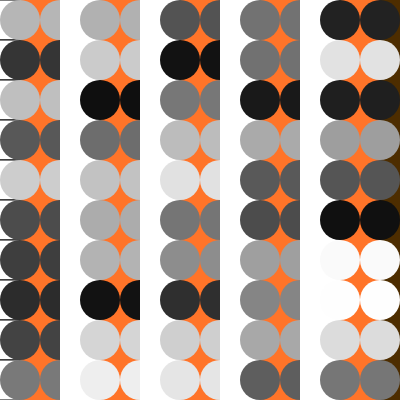
Frame 1 (no input)
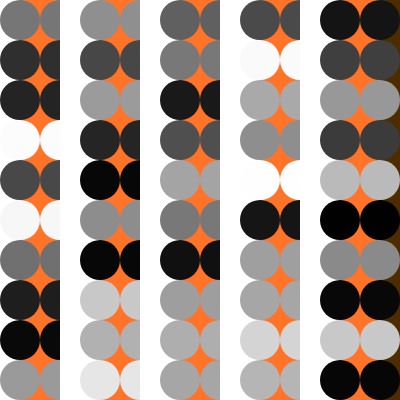
Frame 2 (the mouse pressed at the canvas centre, redrawn once)

The p5.js sketch that drew these frames (run headless with seeded random() and noise() and a simulated clock; the mouse was pressed at the canvas centre and the sketch redrawn once):

// p5.js sketch
// ── sketch.js
// DM2008 — Activity 3b
// One Function Wonder (20 min)
//
// Write a function that draws a shape or group of shapes.
// It should take at least one parameter — try x, y, size, or color.
// Call it several times with different values to create variation.
//
// Ideas: a simple face, a flower, a house, an icon.
// Example: myShape(100, 200, 50); myShape(300, 200, 80);
//
// Stretch: call your function inside a for loop to create a repeating pattern.

function setup() {
  createCanvas(400, 400);
  rectMode(CENTER);
  noLoop();
}

function draw() {
  background("#4d2d00");

  for (let i = 0; i < 10; i++) {
    for (let j = 0; j < 10; j++) {
      if (i % 2 == 0) {
        fill(255);
        rect(i * 40, j * 40 + 20, 40);
      } else {
        shape1(i * 40, j * 40 + 20, 40);
      }
    }
  }

  // Call your function here with different values each time
}

// Define your function outside draw()
// It can be called from anywhere in your sketch

function shape1(x, y, s) {
  noStroke();
  fill("#ff7429");
  square(x, y, s);
  fill(random(255));
  ellipse(x - s / 2, y, s, s);
  ellipse(x + s / 2, y, s, s);
}
